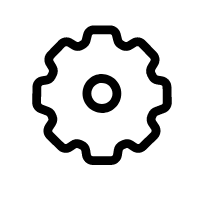
#> input picture CefWidget/editor/img/panel.png, 200 x 200 px
$ python -i GenImage.py   (imports and definitions only)   (older library calls are emulated)
#> lines starting #> are read from the running program, lines starting #| are printed output that depends on the picture
#coding=utf-8


from PIL import Image

import os

current_path = os.path.dirname(os.path.abspath(__file__))
file_path =  os.path.dirname(current_path)

def make_thumb(path, size = 180):
    """
    缩略图生成程序
    size 参数传递要生成的尺寸
    返回缩略图地址
    """
#> called with path = '../CefWidget/editor/img/panel.png', size = 180
    # base, ext = os.path.splitext(path) # 获取文件路径与文件名

    try: # 尝试打开文件
        im = Image.open(path)
#> im is the input picture: PIL image 200x200 RGBA; mean R, G, B, A 0, 0, 0, 31.9
    except IOError:
        return
    mode = im.mode
#> mode = 'RGBA'
    if mode not in ('L', 'RGB'):
        if mode == 'RGBA':
            # 透明图片需要加白色底
            alpha = im.split()[3]
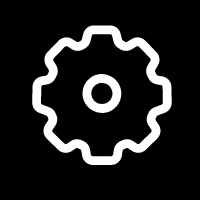
#> alpha: PIL image 200x200 L; min 0, max 255, mean 31.9
            bgmask = alpha.point(lambda x: 255-x)
            im = im.convert('RGB')
#> im: PIL image 200x200 RGB; every value is 0

            im.paste((255,255,255), None, bgmask)
        else:
            im = im.convert('RGB')

    width, height = im.size
#> width = 200; height = 200
    if width == height:
        region = im
    else:
        if width > height:
            delta = (width - height)/2
            box = (delta, 0, delta+height, height)
        else:
            delta = (height - width)/2
            box = (0, delta, width, delta+width)
        region = im.crop(box)


    width /= float(height)
#> width = 1
    width *= size
#> width = 180

    height = size


    filename = (path.split("/"))[-1]

    savePath = file_path + r"\res\image\thumbnail"+"\\" + os.path.splitext(filename)[0] + ".jpg"
    # savePath = file_path + r"\res\images\thumbnail"  + "_" + "%sx%s" % (str(size), str(size)) + ".jpg"
    thumb = region.resize((int(width),height), Image.ANTIALIAS)
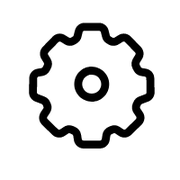
#> thumb: PIL image 180x180 RGB; min 0, max 255, mean 223.1
    thumb.save(savePath, quality=75)  # 默认 JPEG 保存质量是 75, 可选值(0~100)

    return savePath


>>> result = make_thumb('../CefWidget/editor/img/panel.png')

$ run again, on CefWidget/editor/img/side_hide.png
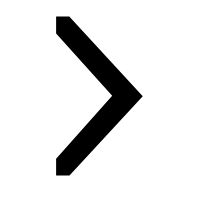
#> input picture CefWidget/editor/img/side_hide.png, 200 x 200 px
#> in make_thumb, im is the input picture: PIL image 200x200 RGBA; mean R, G, B, A 0, 0, 0, 28.2
#> in make_thumb, `alpha = im.split()[3]`:
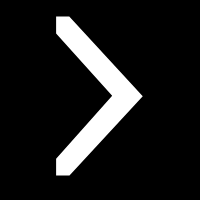
#> alpha: PIL image 200x200 L; min 0, max 255, mean 28.2
